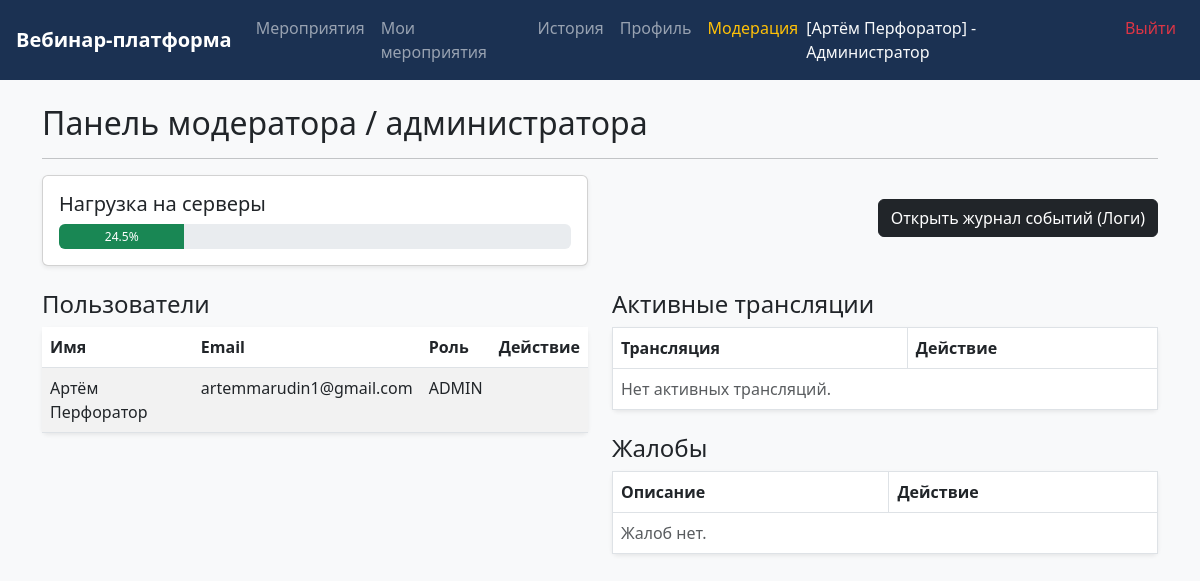
The page /moderation (signed in) on the database its author committed.
### models.py (models this page shows)
class Profile(db.Model):
    __tablename__ = 'profiles'
    id = db.Column(db.Integer, primary_key=True)
    user_id = db.Column(db.Integer, db.ForeignKey('users.id'))
    name = db.Column(db.String(100), nullable=False)
    avatar_url = db.Column(db.String(255), default='/static/avatar.png')

class User(UserMixin, db.Model):
    __tablename__ = 'users'
    id = db.Column(db.Integer, primary_key=True)
    email = db.Column(db.String(120), unique=True, nullable=False)
    password_hash = db.Column(db.String(255), nullable=False)
    role = db.Column(db.String(20), default='PARTICIPANT')
    status = db.Column(db.String(20), default='ACTIVE')
    profile = db.relationship('Profile', backref='user', uselist=False, cascade='all, delete-orphan')

### app.py (the view)
    @app.route('/moderation')
    @login_required
    def moderation():
        coordinator.route_request('/moderation')
        if current_user.role != 'ADMIN':
            return redirect(url_for('events'))
        users = coordinator.moderation_service.manage_users()
        complaints = Complaint.query.all()
        events = Event.query.all()
        load = coordinator.moderation_service.monitor_server_load()
        return render_template('moderation.html', users=users, complaints=complaints, events=events, server_load=load)

### services.py (called while the page is built)
    def log_action(self, user_id, action):
        entry = LogEntry(user_id=user_id, action=action, timestamp=str(datetime.datetime.now()))
        db.session.add(entry)
        db.session.commit()

    def manage_users(self):
        return User.query.all()

    def monitor_server_load(self):
        return 24.5

    def route_request(self, request_path):
        self.logger.log_action(0, f"Routed request: {request_path}")
        return request_path

### templates/moderation.html (shortened to what this page needs)
{% extends "base.html" %}
{% block content %}
<h2>Панель модератора / администратора</h2>
<hr>
<div class="row mb-4">
    <div class="col-md-6">
        <div class="card p-3 shadow-sm bg-white">
            <h5>Нагрузка на серверы</h5>
            <div class="progress" style="height: 25px;">
                <div class="progress-bar bg-success" role="progressbar" style="width: {{ server_load }}%;">{{ server_load }}%</div>
            </div>
        </div>
    </div>
    <div class="col-md-6 text-end">
        <a href="/moderation/logs" class="btn btn-dark mt-4">Открыть журнал событий (Логи)</a>
    </div>
</div>
<div class="row">
    <div class="col-md-6">
        <h4>Пользователи</h4>
        <table class="table table-striped bg-white shadow-sm rounded">
            <thead>
                <tr><th>Имя</th><th>Email</th><th>Роль</th><th>Действие</th></tr>
            </thead>
            <tbody>
                {% for u in users %}
                <tr>
                    <td>{{ u.profile.name if u.profile else '—' }}</td>
                    <td>{{ u.email }}</td>
                    <td>{{ u.role }}</td>
                    <td>
                    </td>
                </tr>
                {% endfor %}
            </tbody>
        </table>
    </div>
    <div class="col-md-6">
        <h4>Активные трансляции</h4>
        <table class="table table-bordered bg-white shadow-sm rounded mb-4">
            <thead>
                <tr><th>Трансляция</th><th>Действие</th></tr>
            </thead>
            <tbody>
                {% for ev in events if ev.status == 'LIVE' %}
                <tr>
                    <td>{{ ev.title }}</td>
                    <td><a href="/broadcast/stop/{{ ev.id }}" class="btn btn-sm btn-danger">Завершить</a></td>
                </tr>
                {% else %}
                <tr><td colspan="2" class="text-muted">Нет активных трансляций.</td></tr>
                {% endfor %}
            </tbody>
        </table>
        <h4>Жалобы</h4>
        <table class="table table-bordered bg-white shadow-sm rounded">
            <thead>
                <tr><th>Описание</th><th>Действие</th></tr>
            </thead>
            <tbody>
                {% for c in complaints %}
                <tr>
                    <td>{{ c.description }}</td>
                    <td>
                        {% if c.status == 'PENDING' %}
                            <a href="/complaint/resolve/{{ c.id }}" class="btn btn-sm btn-primary">Обработать</a>
                        {% else %}
                            <span class="text-success">Обработано</span>
                        {% endif %}
                    </td>
                </tr>
                {% else %}
                <tr><td colspan="2" class="text-muted">Жалоб нет.</td></tr>
                {% endfor %}
            </tbody>
        </table>
    </div>
</div>
{% endblock %}

### templates/base.html (shortened to what this page needs)
<!DOCTYPE html>
<html lang="ru">
<head>
    <link href="https://cdn.jsdelivr.net/npm/bootstrap@5.3.0/dist/css/bootstrap.min.css" rel="stylesheet">
</head>
<body>
    <nav class="navbar navbar-expand-lg navbar-dark navbar-custom mb-4 px-3">
        <a class="navbar-brand fw-bold" href="/events">Вебинар-платформа</a>
        <div class="navbar-nav">
            {% if current_user.is_authenticated %}
                <a class="nav-link" href="/events">Мероприятия</a>
                {% if current_user.role == 'ORGANIZER' or current_user.role == 'ADMIN' %}
                    <a class="nav-link" href="/my_events">Мои мероприятия</a>
                {% endif %}
                <a class="nav-link" href="/history">История</a>
                <a class="nav-link" href="/profile">Профиль</a>
                {% if current_user.role == 'ADMIN' %}
                    <a class="nav-link text-warning" href="/moderation">Модерация</a>
                {% endif %}
            {% endif %}
        </div>
        <div class="navbar-nav ms-auto">
            {% if current_user.is_authenticated %}
                <span class="navbar-text text-light me-3">
                    [{{ current_user.profile.name if current_user.profile else current_user.email }}] - {% if current_user.role == 'ORGANIZER' %}Организатор{% elif current_user.role == 'ADMIN' %}Администратор{% else %}Участник{% endif %}
                </span>
                <a class="nav-link text-danger" href="/logout">Выйти</a>
            {% else %}
                <a class="nav-link" href="/login">Вход</a>
                <a class="nav-link" href="/register">Регистрация</a>
            {% endif %}
        </div>
    </nav>
    <div class="container">
        {% block content %}{% endblock %}
    </div>
</body>
</html>

### templates/base.html (style rules this page uses)
body { background-color: #f8f9fa; }
.navbar-custom { background-color: #1b3152 !important; }

### rows shown on the page
Profile: profile "Артём Перфоратор"
User: profile "Артём Перфоратор", email "artemmarudin1@gmail.com", role "ADMIN"

### other values the page prints
{{ server_load }} "24.5"
